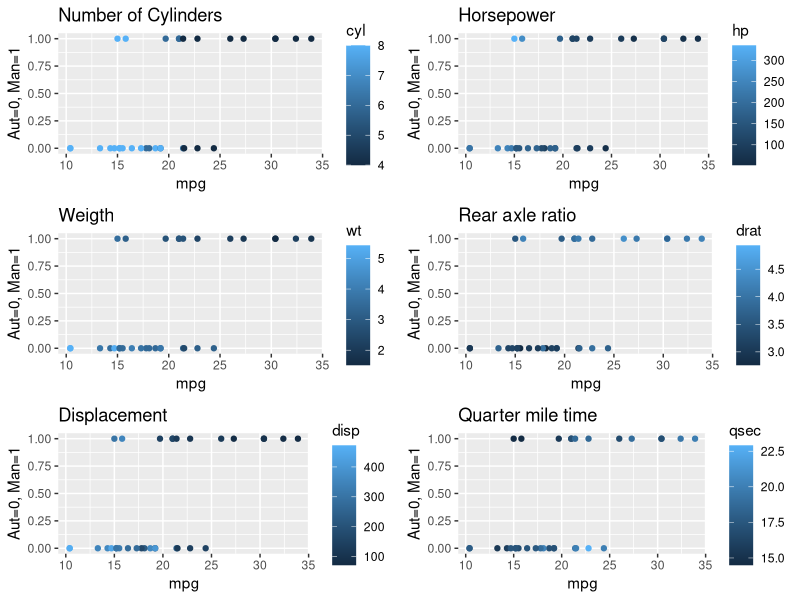
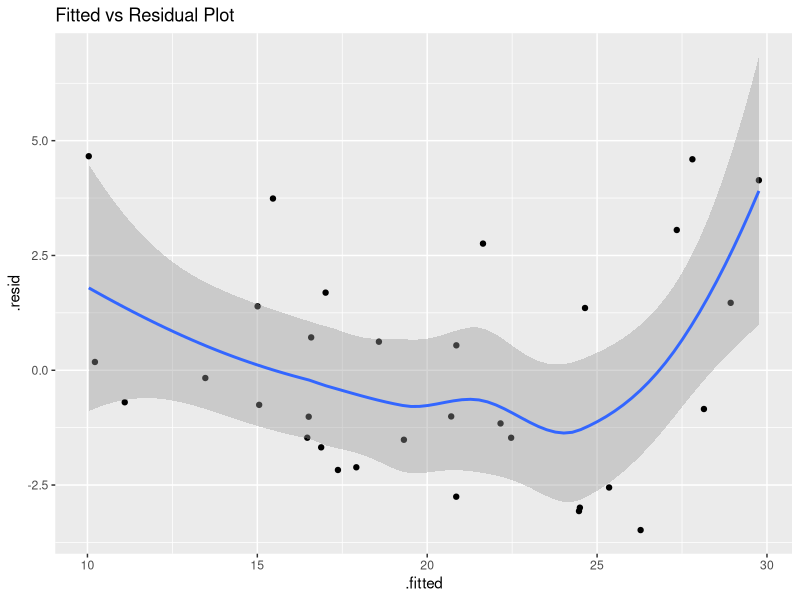

These charts were generated, in order, by the following R code:
## ---- chunk 1
knitr::opts_chunk$set(echo = TRUE)
## ---- chunk 2
data<-mtcars
str(data)
## ---- chunk 3
cor<-cor(data)[,1]
dcor<-as.data.frame(cor)
dcor$names<-row.names(dcor)
dcor
## ---- chunk 4
fit<-lm(mpg~.,data)
adjustedrsquarefit<-summary(lm(mpg~.,data))$adj.r.squared
pvalues<-summary(fit)$coefficients[,4][-1]
dpvalues<-as.data.frame(pvalues)
dpvalues$names<-row.names(dpvalues)
library(dplyr)
tdpvalues<-tbl_df(dpvalues)
tdcor<-tbl_df(dcor)
corvspvalue<-inner_join(tdpvalues,tdcor,by="names")
corvspvalue<-corvspvalue[,c(2,1,3)]
corvspvalue
## ---- chunk 5

knockdownpvalue<-max(summary(lm(mpg~wt+am+disp+hp+drat+qsec+vs+gear+carb ,data))$coefficients[,4])
dfmodel<-as.data.frame(summary(lm(mpg~wt+am+disp+hp+drat+qsec+vs+gear+carb ,data))$coefficients[,4])
dfmodel$names<-row.names(dfmodel)
positionknockdown<-which(dfmodel==knockdownpvalue)
dfmodel$names[positionknockdown]
adjustedrsquare<-summary(lm(mpg~wt+am+disp+hp+drat+qsec+vs+gear+carb ,data))$adj.r.squared
adjustedrsquarefit<adjustedrsquare
## ---- chunk 6

knockdownpvalue<-max(summary(lm(mpg~wt+am+disp+hp+drat+qsec+gear+carb ,data))$coefficients[,4])
dfmodel<-as.data.frame(summary(lm(mpg~wt+am+disp+hp+drat+qsec+gear+carb ,data))$coefficients[,4])
dfmodel$names<-row.names(dfmodel)
positionknockdown<-which(dfmodel==knockdownpvalue)
dfmodel$names[positionknockdown]
adjustedrsquare1<-summary(lm(mpg~wt+am+disp+hp+drat+qsec+gear+carb ,data))$adj.r.squared
adjustedrsquare<adjustedrsquare1

## ---- chunk 7


knockdownpvalue<-max(summary(lm(mpg~wt+am+disp+hp+drat+qsec+gear ,data))$coefficients[,4])
dfmodel<-as.data.frame(summary(lm(mpg~wt+am+disp+hp+drat+qsec+gear ,data))$coefficients[,4])
dfmodel$names<-row.names(dfmodel)
positionknockdown<-which(dfmodel==knockdownpvalue)
dfmodel$names[positionknockdown]
adjustedrsquare2<-summary(lm(mpg~wt+am+disp+hp+drat+qsec+gear ,data))$adj.r.squared
adjustedrsquare1<adjustedrsquare2

## ---- chunk 8

knockdownpvalue<-max(summary(lm(mpg~wt+am+disp+hp+drat+qsec ,data))$coefficients[,4])
dfmodel<-as.data.frame(summary(lm(mpg~wt+am+disp+hp+drat+qsec ,data))$coefficients[,4])
dfmodel$names<-row.names(dfmodel)
positionknockdown<-which(dfmodel==knockdownpvalue)
dfmodel$names[positionknockdown]
adjustedrsquare3<-summary(lm(mpg~wt+am+disp+hp+drat+qsec ,data))$adj.r.squared
adjustedrsquare2<adjustedrsquare3

## ---- chunk 9


knockdownpvalue<-max(summary(lm(mpg~wt+am+disp+hp+qsec ,data))$coefficients[,4])
dfmodel<-as.data.frame(summary(lm(mpg~wt+am+disp+hp+qsec ,data))$coefficients[,4])
dfmodel$names<-row.names(dfmodel)
positionknockdown<-which(dfmodel==knockdownpvalue)
dfmodel$names[positionknockdown]
adjustedrsquare4<-summary(lm(mpg~wt+am+disp+hp+qsec ,data))$adj.r.squared
adjustedrsquare3<adjustedrsquare4


## ---- chunk 10


knockdownpvalue<-max(summary(lm(mpg~wt+am+hp+qsec ,data))$coefficients[,4])
dfmodel<-as.data.frame(summary(lm(mpg~wt+am+hp+qsec ,data))$coefficients[,4])
dfmodel$names<-row.names(dfmodel)
positionknockdown<-which(dfmodel==knockdownpvalue)
dfmodel$names[positionknockdown]

adjustedrsquare5<-summary(lm(mpg~wt+am+hp+qsec ,data))$adj.r.squared
adjustedrsquare4<adjustedrsquare5

## ---- chunk 11


knockdownpvalue<-max(summary(lm(mpg~wt+am+qsec ,data))$coefficients[,4])
dfmodel<-as.data.frame(summary(lm(mpg~wt+am+qsec ,data))$coefficients[,4])
dfmodel$names<-row.names(dfmodel)
positionknockdown<-which(dfmodel==knockdownpvalue)
dfmodel$names[positionknockdown]

adjustedrsquare6<-summary(lm(mpg~wt+am+qsec ,data))$adj.r.squared
adjustedrsquare5<adjustedrsquare6

## ---- chunk 12
fit<-lm(mpg~wt+am+qsec ,data)
## ---- chunk 13
library(ggplot2)
library(gridExtra)
par(mfrow=c(2,2))
g1<-ggplot(data,aes(mpg,am))+geom_point(aes(color=cyl)) +ggtitle('Number of Cylinders')+ylab('Aut=0, Man=1')

g2<-ggplot(data,aes(mpg,am))+geom_point(aes(color=wt)) +ggtitle('Weigth')+ylab('Aut=0, Man=1')

g3<-ggplot(data,aes(mpg,am))+geom_point(aes(color=disp)) +ggtitle('Displacement')+ylab('Aut=0, Man=1')

g4<-ggplot(data,aes(mpg,am))+geom_point(aes(color=hp)) +ggtitle('Horsepower')+ylab('Aut=0, Man=1')

g5<-ggplot(data,aes(mpg,am))+geom_point(aes(color=drat)) +ggtitle('Rear axle ratio')+ylab('Aut=0, Man=1')

g6<-ggplot(data,aes(mpg,am))+geom_point(aes(color=qsec)) +ggtitle('Quarter mile time')+ylab('Aut=0, Man=1')

### thanks to the site http://www.cookbook-r.com/Graphs/Multiple_graphs_on_one_page_(ggplot2)/ which provided the code below
# Multiple plot function
#
# ggplot objects can be passed in ..., or to plotlist (as a list of ggplot objects)
# - cols:   Number of columns in layout
# - layout: A matrix specifying the layout. If present, 'cols' is ignored.
#
# If the layout is something like matrix(c(1,2,3,3), nrow=2, byrow=TRUE),
# then plot 1 will go in the upper left, 2 will go in the upper right, and
# 3 will go all the way across the bottom.
#
multiplot <- function(..., plotlist=NULL, file, cols=1, layout=NULL) {
  library(grid)

  # Make a list from the ... arguments and plotlist
  plots <- c(list(...), plotlist)

  numPlots = length(plots)

  # If layout is NULL, then use 'cols' to determine layout
  if (is.null(layout)) {
    # Make the panel
    # ncol: Number of columns of plots
    # nrow: Number of rows needed, calculated from # of cols
    layout <- matrix(seq(1, cols * ceiling(numPlots/cols)),
                    ncol = cols, nrow = ceiling(numPlots/cols))
  }

 if (numPlots==1) {
    print(plots[[1]])

  } else {
    # Set up the page
    grid.newpage()
    pushViewport(viewport(layout = grid.layout(nrow(layout), ncol(layout))))

    # Make each plot, in the correct location
    for (i in 1:numPlots) {
      # Get the i,j matrix positions of the regions that contain this subplot
      matchidx <- as.data.frame(which(layout == i, arr.ind = TRUE))

      print(plots[[i]], vp = viewport(layout.pos.row = matchidx$row,
                                      layout.pos.col = matchidx$col))
    }
  }
}
multiplot(g1,g2,g3,g4,g5,g6,cols=2)

## ---- chunk 14
library(broom)
library(ggplot2)
fit<-lm(mpg~wt+am+qsec ,data)
fitf <- fortify(fit)
g<-ggplot(fitf, aes(x = .fitted, y = .resid)) + geom_point()+geom_smooth()+labs(title='Fitted vs Residual Plot')
g
